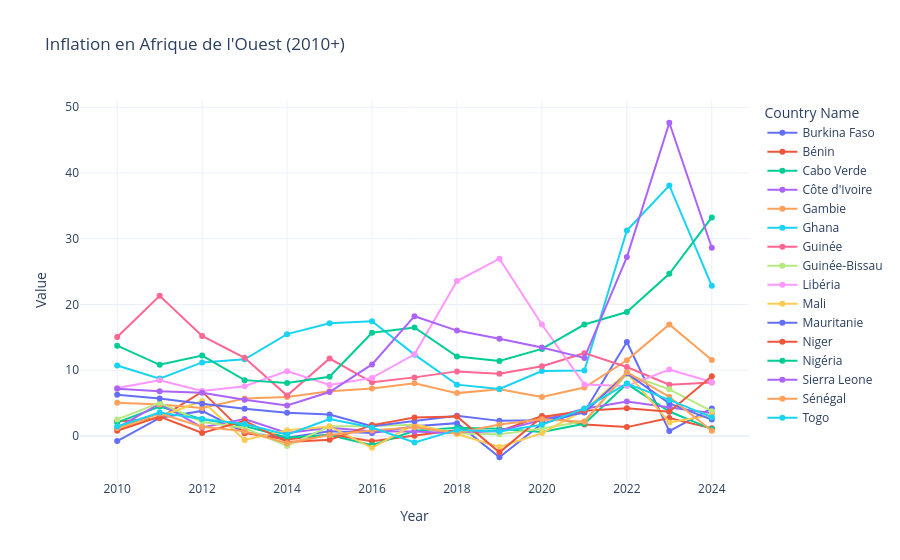

This figure's notebook cell:
### Markdown cell above
## 4. Comparaison ouest-africaine

### Code cell
wa_inflation = get_wa_comparison('inflation')
recent = wa_inflation[wa_inflation['Year'] >= 2010]

fig = px.line(recent, x='Year', y='Value', color='Country Name',
              title='Inflation en Afrique de l\'Ouest (2010+)',
              markers=True, template='plotly_white')
fig.update_layout(hovermode='x unified')
fig.show()

### Figure 1 — Plotly figure (JSON) as saved in the notebook; plotly's stock layout.template omitted (floating-point values rounded to 4 significant figures)
{"data": [{"hovertemplate": "Country Name=Burkina Faso<br>Year=%{x}<br>Value=%{y}<extra></extra>", "legendgroup": "Burkina Faso", "line": {"color": "#636efa", "dash": "solid"}, "marker": {"symbol": "circle"}, "mode": "lines+markers", "name": "Burkina Faso", "orientation": "v", "showlegend": true, "type": "scatter", "x": [2010.0, 2011.0, 2012.0, 2013.0, 2014.0, 2015.0, 2016.0, 2017.0, 2018.0, 2019.0, 2020.0, 2021.0, 2022.0, 2023.0, 2024.0], "xaxis": "x", "y": [-0.7642, 2.76, 3.818, 0.5337, -0.2581, 0.7248, 0.441, 1.483, 1.956, -3.233, 1.885, 3.653, 14.29, 0.7429, 4.191], "yaxis": "y"}, {"hovertemplate": "Country Name=Bénin<br>Year=%{x}<br>Value=%{y}<extra></extra>", "legendgroup": "Bénin", "line": {"color": "#EF553B", "dash": "solid"}, "marker": {"symbol": "circle"}, "mode": "lines+markers", "name": "Bénin", "orientation": "v", "showlegend": true, "type": "scatter", "x": [2010.0, 2011.0, 2012.0, 2013.0, 2014.0, 2015.0, 2016.0, 2017.0, 2018.0, 2019.0, 2020.0, 2021.0, 2022.0, 2023.0, 2024.0], "xaxis": "x", "y": [2.208, 2.704, 6.745, 0.4289, -0.5488, 0.2188, -0.7933, 0.04326, 0.9192, 0.7328, 3.023, 1.734, 1.351, 2.739, 1.161], "yaxis": "y"}, {"hovertemplate": "Country Name=Cabo Verde<br>Year=%{x}<br>Value=%{y}<extra></extra>", "legendgroup": "Cabo Verde", "line": {"color": "#00cc96", "dash": "solid"}, "marker": {"symbol": "circle"}, "mode": "lines+markers", "name": "Cabo Verde", "orientation": "v", "showlegend": true, "type": "scatter", "x": [2010.0, 2011.0, 2012.0, 2013.0, 2014.0, 2015.0, 2016.0, 2017.0, 2018.0, 2019.0, 2020.0, 2021.0, 2022.0, 2023.0, 2024.0], "xaxis": "x", "y": [2.079, 4.474, 2.54, 1.507, -0.2388, 0.1312, -1.408, 0.7844, 1.256, 1.108, 0.6058, 1.862, 7.931, 3.724, 1.048], "yaxis": "y"}, {"hovertemplate": "Country Name=Côte d'Ivoire<br>Year=%{x}<br>Value=%{y}<extra></extra>", "legendgroup": "Côte d'Ivoire", "line": {"color": "#ab63fa", "dash": "solid"}, "marker": {"symbol": "circle"}, "mode": "lines+markers", "name": "Côte d'Ivoire", "orientation": "v", "showlegend": true, "type": "scatter", "x": [2010.0, 2011.0, 2012.0, 2013.0, 2014.0, 2015.0, 2016.0, 2017.0, 2018.0, 2019.0, 2020.0, 2021.0, 2022.0, 2023.0, 2024.0], "xaxis": "x", "y": [1.226, 4.912, 1.305, 2.581, 0.4487, 1.251, 0.7232, 0.6859, 0.4013, 0.7909, 2.413, 4.159, 5.234, 4.37, 3.451], "yaxis": "y"}, {"hovertemplate": "Country Name=Gambie<br>Year=%{x}<br>Value=%{y}<extra></extra>", "legendgroup": "Gambie", "line": {"color": "#FFA15A", "dash": "solid"}, "marker": {"symbol": "circle"}, "mode": "lines+markers", "name": "Gambie", "orientation": "v", "showlegend": true, "type": "scatter", "x": [2010.0, 2011.0, 2012.0, 2013.0, 2014.0, 2015.0, 2016.0, 2017.0, 2018.0, 2019.0, 2020.0, 2021.0, 2022.0, 2023.0, 2024.0], "xaxis": "x", "y": [5.05, 4.796, 4.254, 5.699, 5.948, 6.808, 7.229, 8.034, 6.521, 7.116, 5.931, 7.37, 11.51, 16.97, 11.56], "yaxis": "y"}, {"hovertemplate": "Country Name=Ghana<br>Year=%{x}<br>Value=%{y}<extra></extra>", "legendgroup": "Ghana", "line": {"color": "#19d3f3", "dash": "solid"}, "marker": {"symbol": "circle"}, "mode": "lines+markers", "name": "Ghana", "orientation": "v", "showlegend": true, "type": "scatter", "x": [2010.0, 2011.0, 2012.0, 2013.0, 2014.0, 2015.0, 2016.0, 2017.0, 2018.0, 2019.0, 2020.0, 2021.0, 2022.0, 2023.0, 2024.0], "xaxis": "x", "y": [10.73, 8.728, 11.19, 11.67, 15.49, 17.15, 17.45, 12.37, 7.809, 7.144, 9.887, 9.971, 31.26, 38.11, 22.85], "yaxis": "y"}, {"hovertemplate": "Country Name=Guinée<br>Year=%{x}<br>Value=%{y}<extra></extra>", "legendgroup": "Guinée", "line": {"color": "#FF6692", "dash": "solid"}, "marker": {"symbol": "circle"}, "mode": "lines+markers", "name": "Guinée", "orientation": "v", "showlegend": true, "type": "scatter", "x": [2010.0, 2011.0, 2012.0, 2013.0, 2014.0, 2015.0, 2016.0, 2017.0, 2018.0, 2019.0, 2020.0, 2021.0, 2022.0, 2023.0, 2024.0], "xaxis": "x", "y": [15.05, 21.32, 15.23, 11.89, 6.151, 11.78, 8.173, 8.914, 9.828, 9.47, 10.6, 12.6, 10.49, 7.805, 8.123], "yaxis": "y"}, {"hovertemplate": "Country Name=Guinée-Bissau<br>Year=%{x}<br>Value=%{y}<extra></extra>", "legendgroup": "Guinée-Bissau", "line": {"color": "#B6E880", "dash": "solid"}, "marker": {"symbol": "circle"}, "mode": "lines+markers", "name": "Guinée-Bissau", "orientation": "v", "showlegend": true, "type": "scatter", "x": [2010.0, 2011.0, 2012.0, 2013.0, 2014.0, 2015.0, 2016.0, 2017.0, 2018.0, 2019.0, 2020.0, 2021.0, 2022.0, 2023.0, 2024.0], "xaxis": "x", "y": [2.518, 5.046, 2.131, 1.207, -1.509, 1.477, 1.503, 1.691, 0.3813, 0.2466, 1.14, 2.242, 9.391, 7.102, 3.766], "yaxis": "y"}, {"hovertemplate": "Country Name=Libéria<br>Year=%{x}<br>Value=%{y}<extra></extra>", "legendgroup": "Libéria", "line": {"color": "#FF97FF", "dash": "solid"}, "marker": {"symbol": "circle"}, "mode": "lines+markers", "name": "Libéria", "orientation": "v", "showlegend": true, "type": "scatter", "x": [2010.0, 2011.0, 2012.0, 2013.0, 2014.0, 2015.0, 2016.0, 2017.0, 2018.0, 2019.0, 2020.0, 2021.0, 2022.0, 2023.0, 2024.0], "xaxis": "x", "y": [7.29, 8.488, 6.832, 7.577, 9.861, 7.749, 8.834, 12.42, 23.56, 26.97, 16.96, 7.816, 7.593, 10.09, 8.215], "yaxis": "y"}, {"hovertemplate": "Country Name=Mali<br>Year=%{x}<br>Value=%{y}<extra></extra>", "legendgroup": "Mali", "line": {"color": "#FECB52", "dash": "solid"}, "marker": {"symbol": "circle"}, "mode": "lines+markers", "name": "Mali", "orientation": "v", "showlegend": true, "type": "scatter", "x": [2010.0, 2011.0, 2012.0, 2013.0, 2014.0, 2015.0, 2016.0, 2017.0, 2018.0, 2019.0, 2020.0, 2021.0, 2022.0, 2023.0, 2024.0], "xaxis": "x", "y": [1.109, 2.956, 5.323, -0.6067, 0.8838, 1.451, -1.8, 1.76, 0.2995, -1.658, 0.4381, 3.926, 9.621, 2.059, 3.206], "yaxis": "y"}, {"hovertemplate": "Country Name=Mauritanie<br>Year=%{x}<br>Value=%{y}<extra></extra>", "legendgroup": "Mauritanie", "line": {"color": "#636efa", "dash": "solid"}, "marker": {"symbol": "circle"}, "mode": "lines+markers", "name": "Mauritanie", "orientation": "v", "showlegend": true, "type": "scatter", "x": [2010.0, 2011.0, 2012.0, 2013.0, 2014.0, 2015.0, 2016.0, 2017.0, 2018.0, 2019.0, 2020.0, 2021.0, 2022.0, 2023.0, 2024.0], "xaxis": "x", "y": [6.284, 5.686, 4.902, 4.129, 3.534, 3.255, 1.472, 2.254, 3.067, 2.3, 2.386, 3.565, 9.525, 4.953, 2.492], "yaxis": "y"}, {"hovertemplate": "Country Name=Niger<br>Year=%{x}<br>Value=%{y}<extra></extra>", "legendgroup": "Niger", "line": {"color": "#EF553B", "dash": "solid"}, "marker": {"symbol": "circle"}, "mode": "lines+markers", "name": "Niger", "orientation": "v", "showlegend": true, "type": "scatter", "x": [2010.0, 2011.0, 2012.0, 2013.0, 2014.0, 2015.0, 2016.0, 2017.0, 2018.0, 2019.0, 2020.0, 2021.0, 2022.0, 2023.0, 2024.0], "xaxis": "x", "y": [0.8041, 2.942, 0.4551, 2.297, -0.9303, -0.5761, 1.654, 2.796, 2.968, -2.49, 2.898, 3.838, 4.226, 3.701, 9.072], "yaxis": "y"}, {"hovertemplate": "Country Name=Nigéria<br>Year=%{x}<br>Value=%{y}<extra></extra>", "legendgroup": "Nigéria", "line": {"color": "#00cc96", "dash": "solid"}, "marker": {"symbol": "circle"}, "mode": "lines+markers", "name": "Nigéria", "orientation": "v", "showlegend": true, "type": "scatter", "x": [2010.0, 2011.0, 2012.0, 2013.0, 2014.0, 2015.0, 2016.0, 2017.0, 2018.0, 2019.0, 2020.0, 2021.0, 2022.0, 2023.0, 2024.0], "xaxis": "x", "y": [13.74, 10.83, 12.22, 8.496, 8.047, 9.009, 15.7, 16.5, 12.1, 11.4, 13.25, 16.95, 18.85, 24.66, 33.24], "yaxis": "y"}, {"hovertemplate": "Country Name=Sierra Leone<br>Year=%{x}<br>Value=%{y}<extra></extra>", "legendgroup": "Sierra Leone", "line": {"color": "#ab63fa", "dash": "solid"}, "marker": {"symbol": "circle"}, "mode": "lines+markers", "name": "Sierra Leone", "orientation": "v", "showlegend": true, "type": "scatter", "x": [2010.0, 2011.0, 2012.0, 2013.0, 2014.0, 2015.0, 2016.0, 2017.0, 2018.0, 2019.0, 2020.0, 2021.0, 2022.0, 2023.0, 2024.0], "xaxis": "x", "y": [7.186, 6.791, 6.588, 5.524, 4.639, 6.689, 10.89, 18.22, 16.03, 14.8, 13.45, 11.87, 27.21, 47.64, 28.63], "yaxis": "y"}, {"hovertemplate": "Country Name=Sénégal<br>Year=%{x}<br>Value=%{y}<extra></extra>", "legendgroup": "Sénégal", "line": {"color": "#FFA15A", "dash": "solid"}, "marker": {"symbol": "circle"}, "mode": "lines+markers", "name": "Sénégal", "orientation": "v", "showlegend": true, "type": "scatter", "x": [2010.0, 2011.0, 2012.0, 2013.0, 2014.0, 2015.0, 2016.0, 2017.0, 2018.0, 2019.0, 2020.0, 2021.0, 2022.0, 2023.0, 2024.0], "xaxis": "x", "y": [1.229, 3.403, 1.418, 0.7102, -1.09, 0.1352, 0.8373, 1.318, 0.461, 1.76, 2.543, 2.18, 9.697, 5.939, 0.8045], "yaxis": "y"}, {"hovertemplate": "Country Name=Togo<br>Year=%{x}<br>Value=%{y}<extra></extra>", "legendgroup": "Togo", "line": {"color": "#19d3f3", "dash": "solid"}, "marker": {"symbol": "circle"}, "mode": "lines+markers", "name": "Togo", "orientation": "v", "showlegend": true, "type": "scatter", "x": [2010.0, 2011.0, 2012.0, 2013.0, 2014.0, 2015.0, 2016.0, 2017.0, 2018.0, 2019.0, 2020.0, 2021.0, 2022.0, 2023.0, 2024.0], "xaxis": "x", "y": [1.446, 3.564, 2.577, 1.825, 0.1909, 2.585, 1.285, -0.9819, 0.9278, 0.6747, 1.699, 4.186, 7.968, 5.489, 2.863], "yaxis": "y"}], "layout": {"hovermode": "x unified", "legend": {"title": {"text": "Country Name"}, "tracegroupgap": 0}, "title": {"text": "Inflation en Afrique de l'Ouest (2010+)"}, "xaxis": {"anchor": "y", "domain": [0, 1], "title": {"text": "Year"}}, "yaxis": {"anchor": "x", "domain": [0, 1], "title": {"text": "Value"}}}}
